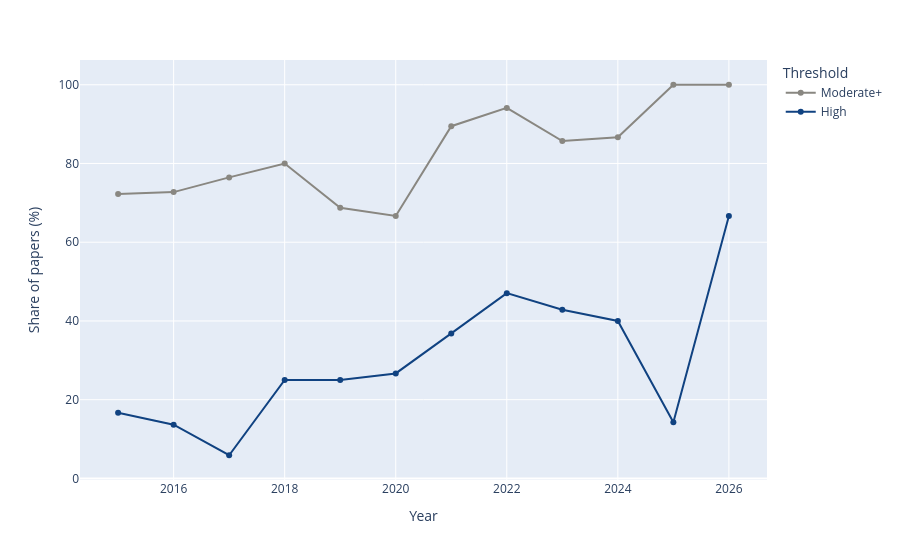

This figure's notebook cell:
### Code cell
headline_fig2 = px.line(
    reach_share_with_so,
    x="Year",
    y="Share",
    color="Threshold",
    # facet_col = "Has_System_Operator",
    color_discrete_map={"Moderate+": CONTEXT, "High": ACCENT},
    markers=True,
    line_shape="linear",
    category_orders={"Threshold": list(THRESHOLDS.keys())},
    labels={"Share": "Share of papers (%)"},
)
headline_fig2.show()

### Figure 1 — Plotly figure (JSON) as saved in the notebook; plotly's stock layout.template omitted (floating-point values rounded to 4 significant figures)
{"data": [{"hovertemplate": "Threshold=Moderate+<br>Year=%{x}<br>Share of papers (%)=%{y}<extra></extra>", "legendgroup": "Moderate+", "line": {"color": "#898781", "dash": "solid", "shape": "linear"}, "marker": {"symbol": "circle"}, "mode": "lines+markers", "name": "Moderate+", "orientation": "v", "showlegend": true, "type": "scatter", "x": [2015, 2016, 2017, 2018, 2019, 2020, 2021, 2022, 2023, 2024, 2025, 2026], "xaxis": "x", "y": [72.22, 72.73, 76.47, 80.0, 68.75, 66.67, 89.47, 94.12, 85.71, 86.67, 100.0, 100.0], "yaxis": "y"}, {"hovertemplate": "Threshold=High<br>Year=%{x}<br>Share of papers (%)=%{y}<extra></extra>", "legendgroup": "High", "line": {"color": "#104281", "dash": "solid", "shape": "linear"}, "marker": {"symbol": "circle"}, "mode": "lines+markers", "name": "High", "orientation": "v", "showlegend": true, "type": "scatter", "x": [2015, 2016, 2017, 2018, 2019, 2020, 2021, 2022, 2023, 2024, 2025, 2026], "xaxis": "x", "y": [16.67, 13.64, 5.882, 25.0, 25.0, 26.67, 36.84, 47.06, 42.86, 40.0, 14.29, 66.67], "yaxis": "y"}], "layout": {"legend": {"title": {"text": "Threshold"}, "tracegroupgap": 0}, "margin": {"t": 60}, "xaxis": {"anchor": "y", "domain": [0, 1], "title": {"text": "Year"}}, "yaxis": {"anchor": "x", "domain": [0, 1], "title": {"text": "Share of papers (%)"}}}}
